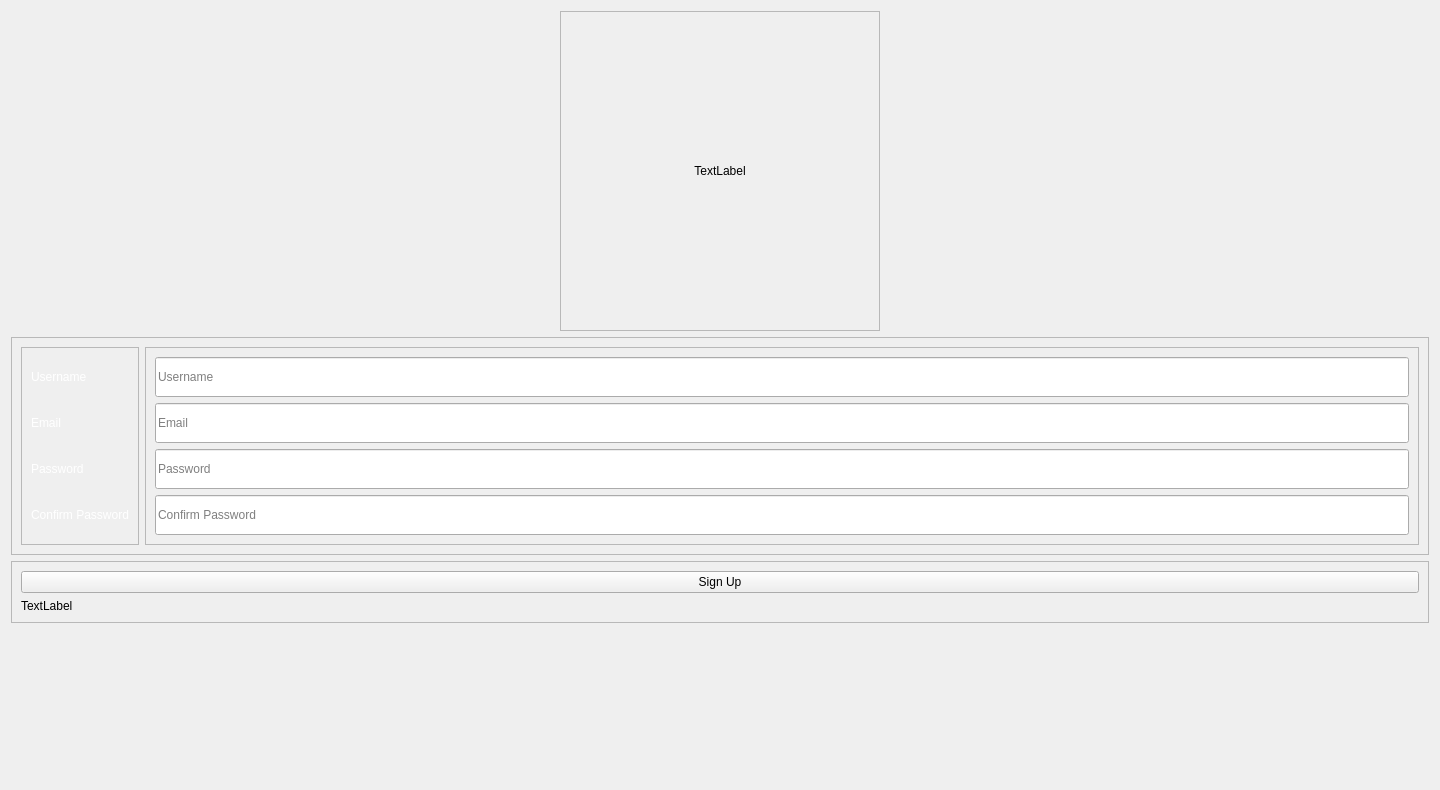
<?xml version="1.0" encoding="UTF-8"?>
<ui version="4.0">
 <class>QWidget</class>
 <widget class="QWidget" name="QWidget">
  <property name="geometry">
   <rect>
    <x>0</x>
    <y>0</y>
    <width>1440</width>
    <height>790</height>
   </rect>
  </property>
  <property name="sizePolicy">
   <sizepolicy hsizetype="Expanding" vsizetype="Expanding">
    <horstretch>0</horstretch>
    <verstretch>0</verstretch>
   </sizepolicy>
  </property>
  <property name="windowTitle">
   <string>Form</string>
  </property>
  <layout class="QVBoxLayout" name="verticalLayout_5">
   <item alignment="Qt::AlignHCenter">
    <widget class="QFrame" name="frame_4">
     <property name="sizePolicy">
      <sizepolicy hsizetype="Preferred" vsizetype="Preferred">
       <horstretch>0</horstretch>
       <verstretch>0</verstretch>
      </sizepolicy>
     </property>
     <property name="maximumSize">
      <size>
       <width>500</width>
       <height>500</height>
      </size>
     </property>
     <property name="frameShape">
      <enum>QFrame::StyledPanel</enum>
     </property>
     <property name="frameShadow">
      <enum>QFrame::Raised</enum>
     </property>
     <layout class="QVBoxLayout" name="verticalLayout_4">
      <item alignment="Qt::AlignHCenter|Qt::AlignVCenter">
       <widget class="QLabel" name="Mainphoto">
        <property name="minimumSize">
         <size>
          <width>300</width>
          <height>300</height>
         </size>
        </property>
        <property name="maximumSize">
         <size>
          <width>300</width>
          <height>300</height>
         </size>
        </property>
        <property name="cursor">
         <cursorShape>ArrowCursor</cursorShape>
        </property>
        <property name="frameShadow">
         <enum>QFrame::Raised</enum>
        </property>
        <property name="text">
         <string>TextLabel</string>
        </property>
        <property name="textFormat">
         <enum>Qt::RichText</enum>
        </property>
        <property name="scaledContents">
         <bool>true</bool>
        </property>
        <property name="alignment">
         <set>Qt::AlignCenter</set>
        </property>
       </widget>
      </item>
     </layout>
    </widget>
   </item>
   <item>
    <widget class="QFrame" name="frame_5">
     <property name="sizePolicy">
      <sizepolicy hsizetype="Expanding" vsizetype="Preferred">
       <horstretch>0</horstretch>
       <verstretch>0</verstretch>
      </sizepolicy>
     </property>
     <property name="frameShape">
      <enum>QFrame::StyledPanel</enum>
     </property>
     <property name="frameShadow">
      <enum>QFrame::Raised</enum>
     </property>
     <layout class="QHBoxLayout" name="horizontalLayout">
      <item>
       <widget class="QFrame" name="frame_2">
        <property name="styleSheet">
         <string notr="true">#ConfurmPassword,#Email,#Password,#Username{
    color: rgb(255,255,255)
}</string>
        </property>
        <property name="frameShape">
         <enum>QFrame::StyledPanel</enum>
        </property>
        <property name="frameShadow">
         <enum>QFrame::Raised</enum>
        </property>
        <layout class="QVBoxLayout" name="verticalLayout_2">
         <item>
          <widget class="QLabel" name="Username">
           <property name="text">
            <string>Username</string>
           </property>
           <property name="wordWrap">
            <bool>true</bool>
           </property>
          </widget>
         </item>
         <item>
          <widget class="QLabel" name="Email">
           <property name="text">
            <string>Email</string>
           </property>
          </widget>
         </item>
         <item>
          <widget class="QLabel" name="Password">
           <property name="text">
            <string>Password</string>
           </property>
           <property name="wordWrap">
            <bool>true</bool>
           </property>
          </widget>
         </item>
         <item>
          <widget class="QLabel" name="ConfurmPassword">
           <property name="text">
            <string>Confirm Password</string>
           </property>
           <property name="wordWrap">
            <bool>true</bool>
           </property>
          </widget>
         </item>
        </layout>
       </widget>
      </item>
      <item>
       <widget class="QFrame" name="frame">
        <property name="frameShape">
         <enum>QFrame::StyledPanel</enum>
        </property>
        <property name="frameShadow">
         <enum>QFrame::Raised</enum>
        </property>
        <layout class="QVBoxLayout" name="verticalLayout">
         <item>
          <widget class="QLineEdit" name="Usernamet">
           <property name="minimumSize">
            <size>
             <width>500</width>
             <height>0</height>
            </size>
           </property>
           <property name="maximumSize">
            <size>
             <width>16777215</width>
             <height>100</height>
            </size>
           </property>
           <property name="echoMode">
            <enum>QLineEdit::Normal</enum>
           </property>
           <property name="placeholderText">
            <string>Username</string>
           </property>
          </widget>
         </item>
         <item>
          <widget class="QLineEdit" name="Emailt">
           <property name="minimumSize">
            <size>
             <width>500</width>
             <height>0</height>
            </size>
           </property>
           <property name="maximumSize">
            <size>
             <width>16777215</width>
             <height>100</height>
            </size>
           </property>
           <property name="placeholderText">
            <string>Email</string>
           </property>
          </widget>
         </item>
         <item>
          <widget class="QLineEdit" name="Passwordt">
           <property name="minimumSize">
            <size>
             <width>500</width>
             <height>0</height>
            </size>
           </property>
           <property name="maximumSize">
            <size>
             <width>16777215</width>
             <height>100</height>
            </size>
           </property>
           <property name="echoMode">
            <enum>QLineEdit::Password</enum>
           </property>
           <property name="placeholderText">
            <string>Password</string>
           </property>
          </widget>
         </item>
         <item>
          <widget class="QLineEdit" name="ConfirmPasswordt">
           <property name="minimumSize">
            <size>
             <width>500</width>
             <height>0</height>
            </size>
           </property>
           <property name="maximumSize">
            <size>
             <width>16777215</width>
             <height>100</height>
            </size>
           </property>
           <property name="echoMode">
            <enum>QLineEdit::Password</enum>
           </property>
           <property name="placeholderText">
            <string>Confirm Password</string>
           </property>
          </widget>
         </item>
        </layout>
       </widget>
      </item>
     </layout>
    </widget>
   </item>
   <item alignment="Qt::AlignTop">
    <widget class="QFrame" name="fr">
     <property name="sizePolicy">
      <sizepolicy hsizetype="Expanding" vsizetype="Expanding">
       <horstretch>0</horstretch>
       <verstretch>0</verstretch>
      </sizepolicy>
     </property>
     <property name="frameShape">
      <enum>QFrame::StyledPanel</enum>
     </property>
     <property name="frameShadow">
      <enum>QFrame::Raised</enum>
     </property>
     <layout class="QVBoxLayout" name="verticalLayout_3">
      <item alignment="Qt::AlignTop">
       <widget class="QPushButton" name="SignUpt">
        <property name="sizePolicy">
         <sizepolicy hsizetype="Minimum" vsizetype="Minimum">
          <horstretch>0</horstretch>
          <verstretch>0</verstretch>
         </sizepolicy>
        </property>
        <property name="minimumSize">
         <size>
          <width>0</width>
          <height>0</height>
         </size>
        </property>
        <property name="maximumSize">
         <size>
          <width>133332</width>
          <height>13332</height>
         </size>
        </property>
        <property name="text">
         <string>Sign Up</string>
        </property>
       </widget>
      </item>
      <item>
       <widget class="QLabel" name="Status">
        <property name="text">
         <string>TextLabel</string>
        </property>
       </widget>
      </item>
     </layout>
    </widget>
   </item>
  </layout>
 </widget>
 <resources/>
 <connections/>
</ui>
